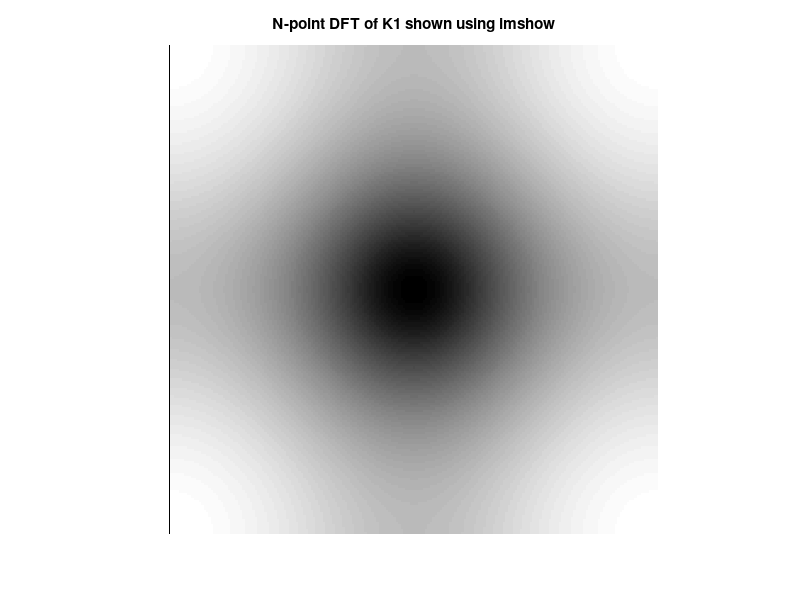

Reproduce this figure in MATLAB. (Note: this script raises an error after producing the figure.)
%% MyMainScript
clc; clear all; close all;
warning('off', 'all');
tic;

%%  CS 663: Digital Image Processing, IIT Bombay (Autumn 2020)
%  Aman Kansal, Ansh Khurana, Kushagra Juneja
%
% Assignment 5
%% Q6: N point DFT of Laplacian Kernels

N=201;
k1 = [0 1 0; 1 -4 1; 0 1 0];
disp('Laplacian Kernel Filter K1');
disp(k1);
ind_range = 100;
[U, V] = meshgrid(-ind_range:ind_range,-ind_range:ind_range);
Fk1 = -4+exp(-1j*2*pi*U/N)+exp(1j*2*pi*U/N) + exp(-1j*2*pi*V/N)+ exp(1j*2*pi*V/N);
lFK1 = log(abs(Fk1)+1);
figure(1); imshow(lFK1,[min(lFK1(:)) max(lFK1(:))]);
title('N-point DFT of K1 shown using imshow'); truesize(figure(1),[400 400]); colormap('jet'); colorbar;
figure(2); surf(U, V, lFK1); title('N-point DFT of K1 shown using surf'); colormap('jet'); colorbar;
k2 = [-1 -1 -1; -1 8 -1; -1 -1 -1];
disp('Laplacian Kernel Filter K2');
disp(k2);
Fk2 = 8-exp(-1j*2*pi*U/N)-exp(1j*2*pi*U/N)-exp(-1j*2*pi*V/N)-exp(1j*2*pi*V/N) ...
    - exp(-1j*2*pi*(U+V)/N)-exp(+1j*2*pi*(U+V)/N)-exp(-1j*2*pi*(U-V)/N)-exp(+1j*2*pi*(U-V)/N);
lFK2 = log(abs(Fk2)+1);
figure(3); imshow(lFK2,[min(lFK2(:)) max(lFK2(:))]); truesize(figure(3),[400 400]);
title('N-point DFT of K2 shown using imshow'); colormap('jet'); colorbar;
figure(4); surf(U, V, lFK2); title('N-point DFT of K2 shown using surf'); colormap('jet'); colorbar;

toc;
